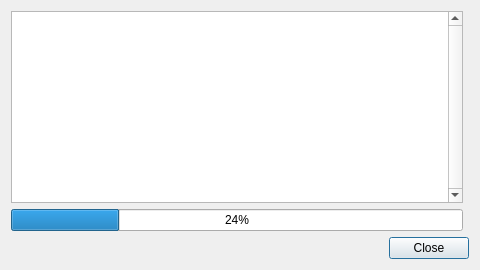
<?xml version="1.0" encoding="UTF-8"?>
<ui version="4.0">
 <class>ArduinoWindow</class>
 <widget class="QDialog" name="ArduinoWindow">
  <property name="geometry">
   <rect>
    <x>0</x>
    <y>0</y>
    <width>480</width>
    <height>270</height>
   </rect>
  </property>
  <property name="windowTitle">
   <string>Arduino programming</string>
  </property>
  <layout class="QGridLayout" name="gridLayout" rowstretch="0,0,0" columnstretch="0,0">
   <item row="2" column="0" colspan="2">
    <widget class="QDialogButtonBox" name="buttonBox">
     <property name="standardButtons">
      <set>QDialogButtonBox::Close</set>
     </property>
    </widget>
   </item>
   <item row="0" column="0">
    <widget class="QTextEdit" name="logText">
     <property name="verticalScrollBarPolicy">
      <enum>Qt::ScrollBarAlwaysOn</enum>
     </property>
     <property name="readOnly">
      <bool>true</bool>
     </property>
    </widget>
   </item>
   <item row="1" column="0">
    <widget class="QProgressBar" name="progressBar">
     <property name="value">
      <number>24</number>
     </property>
    </widget>
   </item>
  </layout>
 </widget>
 <resources>
  <include location="../resources.qrc"/>
 </resources>
 <connections/>
</ui>
